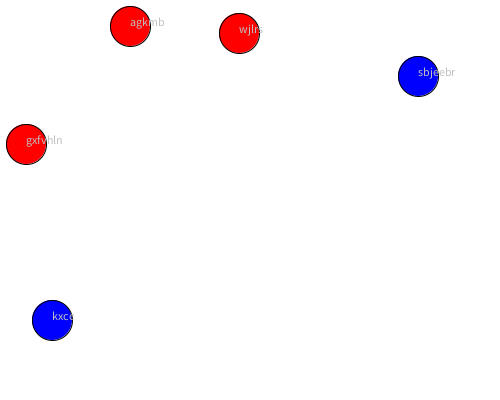
Frame 1 (no input)
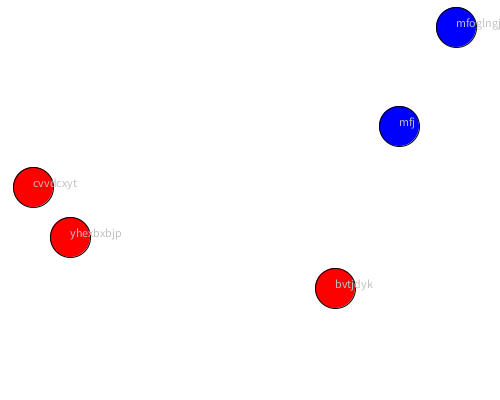
Frame 60 (the mouse pressed at the canvas centre just before this capture)
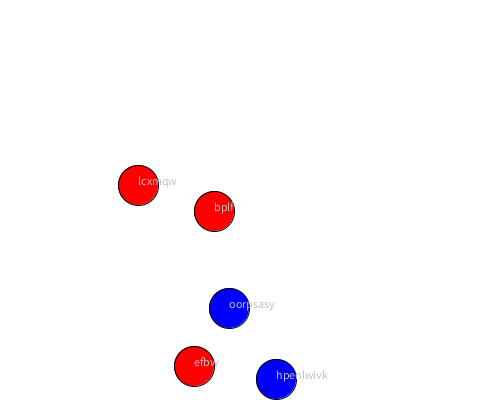
Frame 120 (the mouse held since frame 60 and released just before this capture)

The Processing sketch that drew these frames (run headless with seeded random() and noise(); from frame 60 on, the mouse is pressed at the canvas centre):

// Processing sketch: Question5
// ── Question5.pde
//the class for survivors

class Survivor {
  static final int DIAM = 050, RAD = DIAM>>1;
  //declare the healthy person
  static final color HEALTHY  = #0000FF;
  //declare the boolean for infected person
  static final color INFECTED = #A08000;
  static final color INJURED  = #FF0000;

  static final color LABEL = 0300;

  final String name;
  //declares booleans for infected and injured 
  boolean isInfected = random(1) < .1? true:false;
  boolean isInjured  = random(1) < .3? true:false;

  byte bullets = (byte) random(11);

  short x  = (short) random(RAD, width  - RAD);
  short y  = (short) random(RAD, height - RAD);

  short vx = (short) (random(1, 6)*(random(1) < .5? -1:1));
  short vy = (short) (random(1, 6)*(random(1) < .5? -1:1));
  //name the survivors
  Survivor(String josh) {
    name = josh;
  }

  void update() {
    if ((x += vx) > width  - RAD | x < RAD)   vx *= -1;
    if ((y += vy) > height - RAD | y < RAD)   vy *= -1;
  }
  //display the people
  void display() {
    fill(whichColor());
    ellipse(x, y, DIAM, DIAM);

    fill(LABEL);
    text(name, x, y);
  }
  //display the colors according to the question
  private color whichColor() {
    if (isInjured)   return INJURED;
    if (isInfected)  return INFECTED;

    return HEALTHY;
  }
}

int amountOfPeoples = 15;
Survivor[] peoples;
//setup
void setup() {

  size(500, 400);
  background(255);
}
//draw
void draw()
{
  frameRate(30);
  //people loop for the survivors
  peoples = new Survivor[amountOfPeoples];
  for (int i = 0; i < amountOfPeoples; i++)
  {
    remakeSurvivors(i);
  }
  background(255);
  for (int i = 0; i < 5; i++)
  {
    peoples[i].display();
    peoples[i].update();
  }
}

void remakeSurvivors(int numberOfSurvivor)
{
  //to return the value
  String name = "";
  int lengthOfName = int(random(3, 10));
  for (int i = 0; i < lengthOfName; i++) {
    name += char(int(random(97, 122)));
  }
  peoples[numberOfSurvivor] = new Survivor(name);
}         
